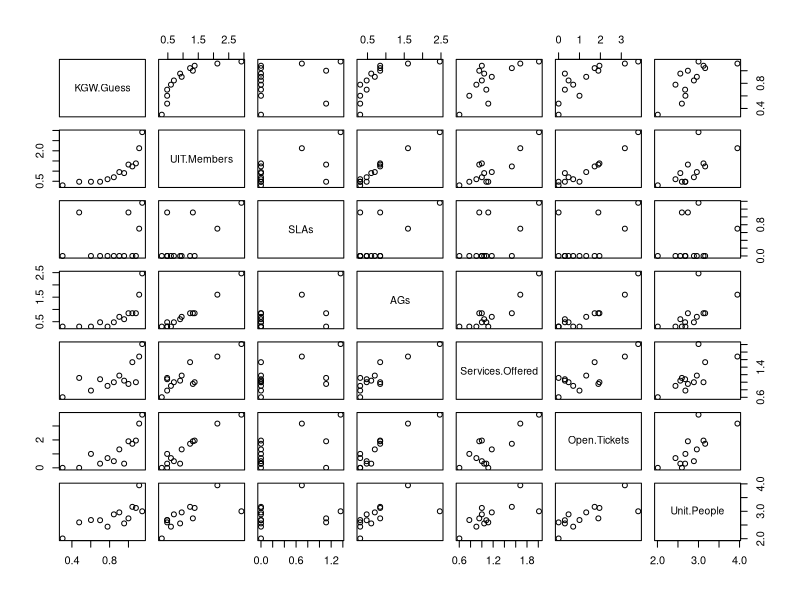

This figure's R source:
## ---- chunk 1
setwd("~/datacourse/small projects")
spp <- read.csv("Service Provider Patterns - Tidy Data.csv", skip = 1)
spp2 <- spp[,c(1,15,2:14)]
spp2$KGW.Guess <- 14 - spp2$KGW.Guess

## ---- chunk 2
plot(log10(spp2[,2:8] + 1))

